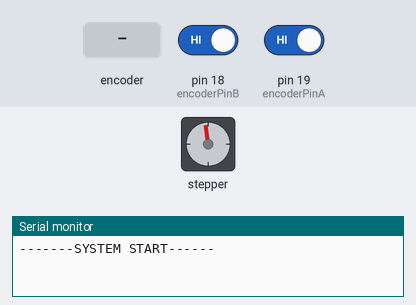
A sketch run on a simulated Arduino Mega 2560, built with avr-gcc and run on an emulated ATmega2560. Parts: stepper motor, the last lines printed to the serial monitor. Wiring (inferred from the names in the program): stepper motor driver (800 steps per turn assumed): step pin 2; direction pin 8. Inputs (shaded band) come from the test bench; at power-on: pin 18 (encoderPinB) HIGH, pin 19 (encoderPinA) HIGH.

Above: at 1.27 s.
1.3 s: rotary encoder on pin 19 (encoderPinA) / pin 18 (encoderPinB) turned 3 steps (first pin leading)
At 3.79 s:
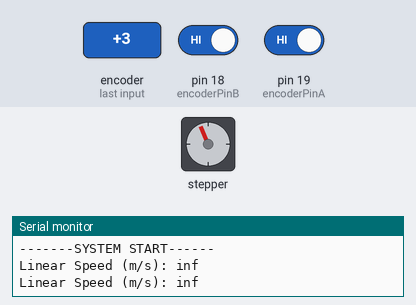
At 7.63 s:
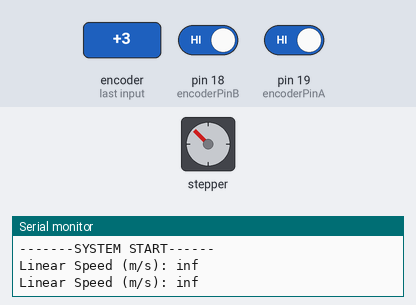
Timing chart, 0 to 21.9 s (numbered marks = the images above; inputs shaded):
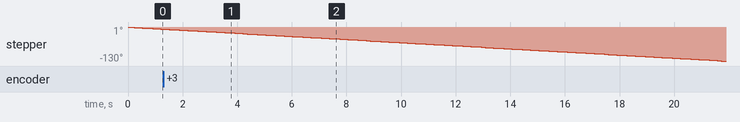

The sketch:

calibartion.ino
```cpp
#include <Controllino.h>
#include <Arduino.h>

// Pin definitions
const int dirPin = 8; // Direction Pin - Relay 0
const int pulPin = 2; // Pulse Pin - Relay 1
const byte encoderPinA = CONTROLLINO_IN1; // Optical encoder pin A
const byte encoderPinB =CONTROLLINO_IN0; // Optical encoder pin B

// Motor constants
const float STEPS_PER_REVOLUTION = 800;

// Drive system constants
const float NUMBER_TEETH_A = 16;
const float NUMBER_TEETH_B = 48;

// Desired number of revolutions
const float revolutions = 10;

// Delay between pulses (microseconds)
const long delayPulse = 1000;

// Encoder constants
const float WHEEL_RADIUS = 0.05; // Radius of rotation in meters

// Debug and testing variables
unsigned long maxNbrPulses; // Maximum number of pulses to be generated
long RPM = 1; // Revolutions per minute
float pulseDelay; // Delay between each pulse (microseconds)
unsigned long previousMicros = 0; // Time of the last pulse
long nbrPulses = 0; // Current number of pulses generated
volatile long encoderPos = 0; // Current position of the encoder

// Function to generate a pulse
void pulse() {
  digitalWrite(pulPin, HIGH); // Set pulse pin high
  delayMicroseconds(5); // Wait for a short duration
  digitalWrite(pulPin, LOW); // Set pulse pin low
}

// Interrupt service routine for encoder
void updateEncoder() {
  int encoderAState = digitalRead(encoderPinA);
  int encoderBState = digitalRead(encoderPinB);

  if ((encoderAState == LOW) && (encoderBState == HIGH)) {
    encoderPos++;
  } else if ((encoderAState == HIGH) && (encoderBState == LOW)) {
    encoderPos--;
  }
}

void setup() {
  // Setup pin modes and initial logic signals
  pinMode(dirPin, OUTPUT); // Set direction pin as output
  pinMode(pulPin, OUTPUT); // Set pulse pin as output
  pinMode(encoderPinA, INPUT_PULLUP); // Set encoder pin A as input with internal pull-up resistor
  pinMode(encoderPinB, INPUT_PULLUP); // Set encoder pin B as input with internal pull-up resistor

  digitalWrite(dirPin, LOW); // Set direction pin low
  digitalWrite(pulPin, LOW); // Set pulse pin low

  // Start serial communication
  Serial.begin(9600);
  Serial.println("-------SYSTEM START------");

  // Attach interrupt for encoder
  attachInterrupt(digitalPinToInterrupt(encoderPinA), updateEncoder, CHANGE);
  attachInterrupt(digitalPinToInterrupt(encoderPinB), updateEncoder, CHANGE);

  // Calculate maximum number of pulses
  maxNbrPulses = revolutions * (STEPS_PER_REVOLUTION * NUMBER_TEETH_B) / NUMBER_TEETH_A;

  // Calculate pulse delay based on RPM
  pulseDelay = (1000000 * 60) / (RPM * STEPS_PER_REVOLUTION);
}

void loop() {
  unsigned long currentMicros = micros(); // Get the current time

  // Check if it's time to generate a pulse
  if (currentMicros - previousMicros >= pulseDelay) {
    pulse(); // Generate a pulse
    previousMicros = currentMicros; // Update the time of the last pulse
    nbrPulses++; // Increment the pulse counter
  }

  // Calculate RPM
  float dt = (currentMicros - previousMicros) / 1000000.0; // Time elapsed in seconds
  float actualRPM = (encoderPos * 60.0) / (STEPS_PER_REVOLUTION * dt);

  // Calculate linear speed (meters per second)
  float linearSpeed = actualRPM * 2 * PI * WHEEL_RADIUS / 60.0;

  //Output linear speed to serial monitor
  if(linearSpeed >= 4){
  Serial.print("Linear Speed (m/s): ");
  Serial.println(linearSpeed);}


  // Check if the maximum number of pulses has been reached
  if (nbrPulses >= maxNbrPulses) {
    while (true) {} // Loop indefinitely
  }
}
```
